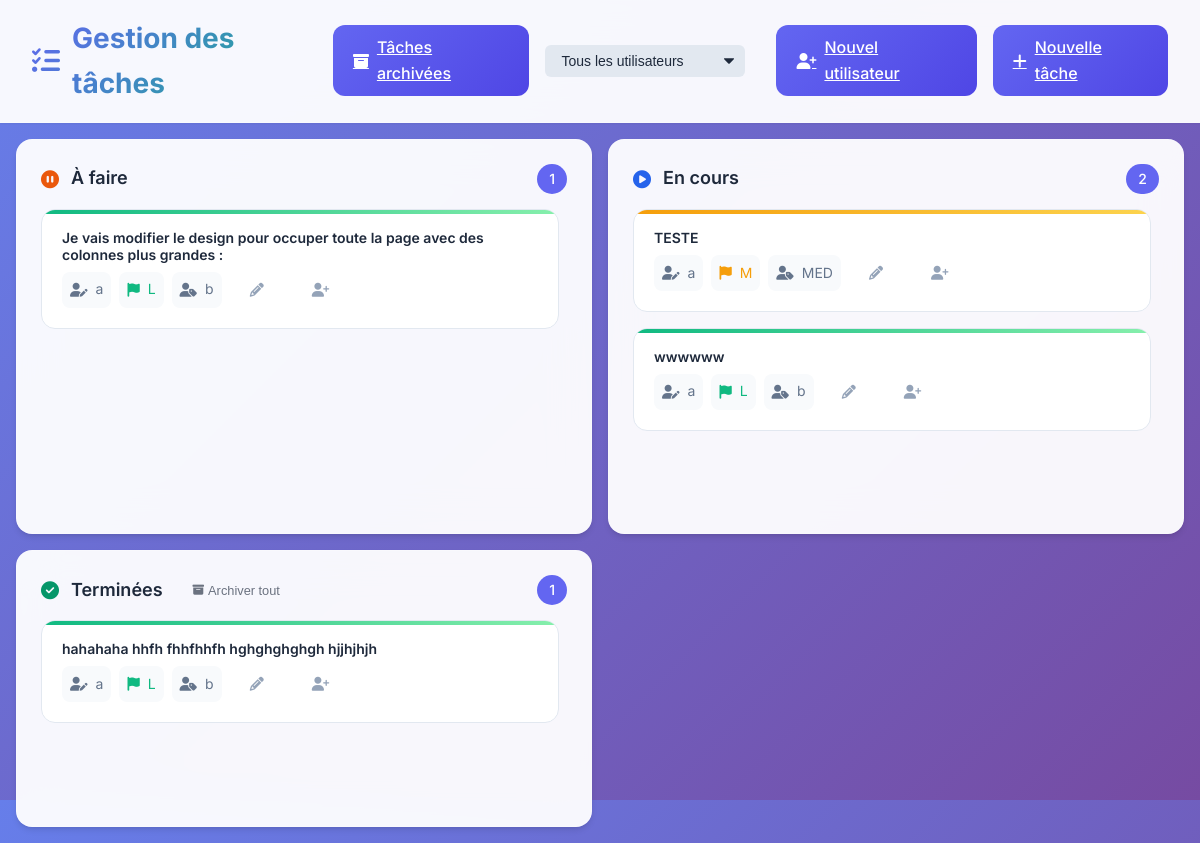
/, run on an earlier commit of the app's database.
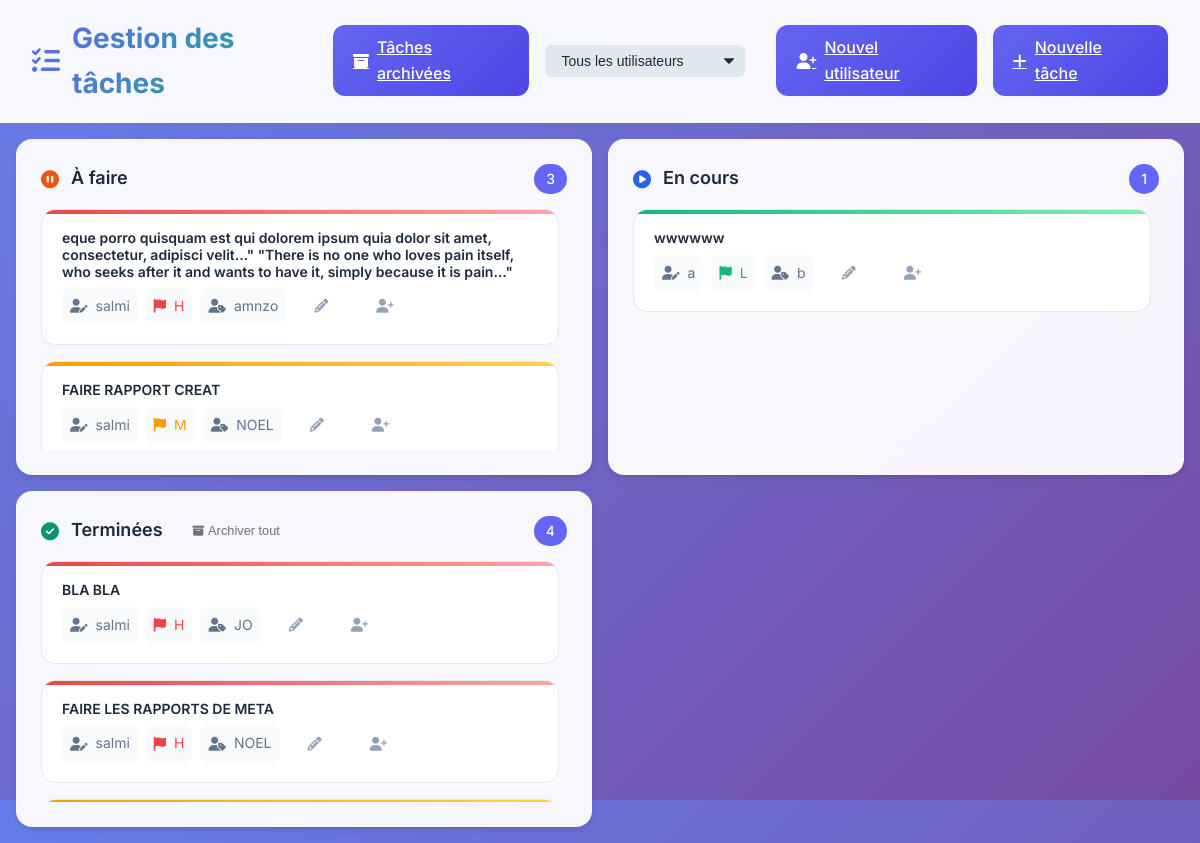
And on a later commit of the database.
### tasks_app/models.py (models this page shows, shortened)
class Task(models.Model):
    STATUS_CHOICES = (
        ('TO DO', 'À faire'),
        ('IN PROGRESS', 'En cours'),
        ('DONE', 'Terminée'),
    )
    PRIORITY_CHOICES = (
        ('HIGH', 'H'),
        ('MEDIUM', 'M'),
        ('LOW', 'L'),
    )
    description = models.TextField()
    status = models.CharField(max_length=20, choices=STATUS_CHOICES, default='TO DO')
    priority = models.CharField(max_length=10, choices=PRIORITY_CHOICES, default='MEDIUM')
    archived = models.BooleanField(default=False)
    created_at = models.DateTimeField(default=timezone.now)
    created_by = models.ForeignKey(
        'Personne',
        related_name='tasks_created',
        on_delete=models.CASCADE
    )
    assigned_to = models.ForeignKey(
        'Personne',
        related_name='tasks_assigned',
        on_delete=models.SET_NULL,
        null=True,
        blank=True
    )

class Personne(models.Model):
    nom = models.CharField(max_length=100, unique=True)
    code = models.CharField(max_length=20, unique=True, blank=True, null=True)
    actif = models.BooleanField(default=True)
    niveau = models.CharField(
        max_length=20,
        choices=(('admin', 'Admin'), ('user-simple', 'Utilisateur simple')),
        default='user-simple'
    )
    def __str__(self):
        return f"{self.nom}, {self.id}"

### tasks_app/views.py (the view)
# urls.py: path('', views.task_kanban, name='task_kanban'),
def task_kanban(request):
    tasks = Task.objects.filter(archived=False).annotate(
        priority_order=Case(
            When(priority='HIGH', then=Value(1)),
            When(priority='MEDIUM', then=Value(2)),
            When(priority='LOW', then=Value(3)),
            output_field=IntegerField(),
        )
    ).order_by('priority_order', '-created_at')  # d’abord priorité, ensuite date desc
    users = Personne.objects.filter(actif=True)
    context = {
        'todo': tasks.filter(status='TO DO'),
        'inprogress': tasks.filter(status='IN PROGRESS'),
        'done': tasks.filter(status='DONE'),
        'users': users,
    }
    return render(request, 'tasks/kanban.html', context)

### tasks_app/templates/tasks/kanban.html (shortened to what the changed rows need)
{% load static %}
<!DOCTYPE html>
<html lang="fr">
<head>
    <link rel="stylesheet" href="https://cdnjs.cloudflare.com/ajax/libs/font-awesome/6.4.0/css/all.min.css">
</head>
<body>
    <div class="header">
        <h1>
            <i class="fas fa-tasks"></i>
            Gestion des tâches
        </h1>
    </div>
    <div class="kanban-container">
        <div class="kanban">
            <div class="column">
                <div class="column-header">
                    <div class="column-title">
                        <i class="fas fa-circle-pause" style="color: #ea580c;"></i>
                        À faire
                    </div>
                    <div class="column-count">{{ todo|length }}</div>
                </div>
                <div class="column-content">
                    {% for task in todo %}
                        <div class="card priority-{{ task.priority|lower }}" draggable="true" data-task-id="{{ task.id }}" data-user-id="{{ task.assigned_to.id|default:'' }}">
                            <div class="card-title">{{ task.description }}</div>
                            <div class="card-footer">
                                <div class="card-actions">
                                    <div class="meta-item" title="Créé par">
                                        <i class="fas fa-user-edit"></i> {{ task.created_by.nom }}
                                    </div>
                                    <div class="meta-item priority-{{ task.priority|lower }}" title="Priorité">
                                        <i class="fas fa-flag"></i> {{ task.get_priority_display }}
                                    </div>
                                    <div class="meta-item assigned-to" title="Assigné à">
                                        <i class="fas fa-user-tag"></i> {{ task.assigned_to.nom|default:"Non assigné" }}
                                    </div>
                                    <button class="btn btn-edit" data-task-id="{{ task.id }}" title="Modifier la tâche">
                                        <i class="fas fa-pencil-alt"></i>
                                    </button>
                                    <button class="btn btn-reassign"
                                            data-task-id="{{ task.id }}"
                                            data-assigned-id="{{ task.assigned_to.id|default:'' }}"
                                            data-assigned-name="{{ task.assigned_to.nom|default:'Non assigné'|escapejs }}"
                                            title="Réassigner la tâche">
                                        <i class="fas fa-user-plus"></i>
                                    </button>
                                </div>
                            </div>
                        </div>
                    {% empty %}
                        <div class="empty-state">
                            <i class="far fa-check-circle"></i>
                            <p>Aucune tâche à faire</p>
                        </div>
                    {% endfor %}
                </div>
            </div>
            <div class="column">
                <div class="column-header">
                    <div class="column-title">
                        <i class="fas fa-circle-play" style="color: #2563eb;"></i>
                        En cours
                    </div>
                    <div class="column-count">{{ inprogress|length }}</div>
                </div>
                <div class="column-content">
                    {% for task in inprogress %}
                        <div class="card priority-{{ task.priority|lower }}" draggable="true" data-task-id="{{ task.id }}" data-user-id="{{ task.assigned_to.id|default:'' }}">
                            <div class="card-title">{{ task.description }}</div>
                            <div class="card-footer">
                                <div class="card-actions">
                                    <div class="meta-item" title="Créé par">
                                            <i class="fas fa-user-edit"></i> {{ task.created_by.nom }}
                                        </div>
                                        <div class="meta-item priority-{{ task.priority|lower }}" title="Priorité">
                                            <i class="fas fa-flag"></i> {{ task.get_priority_display }}
                                        </div>
                                        <div class="meta-item assigned-to" title="Assigné à">
                                            <i class="fas fa-user-tag"></i> {{ task.assigned_to.nom|default:"Non assigné" }}
                                        </div>
                                    <button class="btn btn-edit" data-task-id="{{ task.id }}" title="Modifier la tâche">
                                        <i class="fas fa-pencil-alt"></i>
                                    </button>
                                    <button class="btn btn-reassign"
                                            data-task-id="{{ task.id }}"
                                            data-assigned-id="{{ task.assigned_to.id|default:'' }}"
                                            data-assigned-name="{{ task.assigned_to.nom|default:'Non assigné'|escapejs }}"
                                            title="Réassigner la tâche">
                                        <i class="fas fa-user-plus"></i>
                                    </button>
                                </div>
                            </div>
                        </div>
                    {% empty %}
                        <div class="empty-state">
                            <i class="fas fa-tasks"></i>
                            <p>Aucune tâche en cours</p>
                        </div>
                    {% endfor %}
                </div>
            </div>
            <div class="column">
                <div class="column-header">
                    <div class="column-title">
                        <i class="fas fa-circle-check" style="color: #059669;"></i>
                        Terminées
                        <button id="archive-all-btn" class="btn-archive-all" title="Archiver toutes les tâches terminées">
                        </button>
                    </div>
                    <div class="column-count">{{ done|length }}</div>
                </div>
                <div class="column-content">
                    {% for task in done %}
                        <div class="card priority-{{ task.priority|lower }}" draggable="true" data-task-id="{{ task.id }}" data-user-id="{{ task.assigned_to.id|default:'' }}">
                            <div class="card-title">{{ task.description }}</div>
                            <div class="card-footer">
                                <div class="card-actions">
                                     <div class="meta-item" title="Créé par">
                                            <i class="fas fa-user-edit"></i> {{ task.created_by.nom }}
                                        </div>
                                        <div class="meta-item priority-{{ task.priority|lower }}" title="Priorité">
                                            <i class="fas fa-flag"></i> {{ task.get_priority_display }}
                                        </div>
                                        <div class="meta-item assigned-to" title="Assigné à">
                                            <i class="fas fa-user-tag"></i> {{ task.assigned_to.nom|default:"Non assigné" }}
                                        </div>
                                    <button class="btn btn-edit" data-task-id="{{ task.id }}" title="Modifier la tâche">
                                        <i class="fas fa-pencil-alt"></i>
                                    </button>
                                    <button class="btn btn-reassign"
                                            data-task-id="{{ task.id }}"
                                            data-assigned-id="{{ task.assigned_to.id|default:'' }}"
                                            data-assigned-name="{{ task.assigned_to.nom|default:'Non assigné'|escapejs }}"
                                            title="Réassigner la tâche">
                                        <i class="fas fa-user-plus"></i>
                                    </button>
                                </div>
                            </div>
                        </div>
                    {% empty %}
                        <div class="empty-state">
                            <i class="fas fa-inbox"></i>
                            <p>Aucune tâche terminée</p>
                        </div>
                    {% endfor %}
                </div>
            </div>
        </div>
    </div>
</body>
</html>

What changed in the data, as far as the page shows it:
no longer on this page (row unchanged): Task: description "Je vais modifier le design pour occuper toute la page avec des colonnes plus grandes :", created_by.nom "a", priority "L", assigned_to.nom "b", shown under "Gestion des tâches"
no longer on this page (row edited): Task: description "TESTE", created_by.nom "a", priority "M", assigned_to.nom "MED"
no longer on this page (row unchanged): Task: description "hahahaha hhfh fhhfhhfh hghghghghgh hjjhjhjh", created_by.nom "a", priority "L", assigned_to.nom "b"
added Task: description "eque porro quisquam est qui dolorem ipsum quia dolor sit amet, consectetur, adipisci velit...\" \"There is no one who loves pain itself, who seeks after it and wants to have it, simply because it is pain...\"", created_by.nom "salmi", priority "H", assigned_to.nom "amnzo", shown under "Gestion des tâches"
added Task: description "FAIRE RAPPORT CREAT", created_by.nom "salmi", priority "M", assigned_to.nom "NOEL", shown under "Gestion des tâches"
added Task: description "BLA BLA", created_by.nom "salmi", priority "H", assigned_to.nom "JO"
added Task: description "FAIRE LES RAPPORTS DE META", created_by.nom "salmi", priority "H", assigned_to.nom "NOEL"
Also different on the page:
{{ todo|length }}: "1" → "3"
{{ inprogress|length }}: "2" → "1"
{{ done|length }}: "1" → "4"
